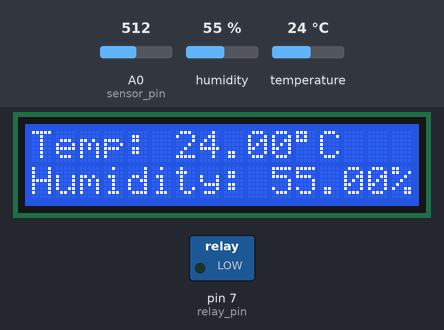
A sketch run on a simulated Arduino Uno, built with avr-gcc and run on an emulated ATmega328P. Shown: 16×2 character LCD, switched loads named in the sketch (green lamp = pin HIGH). The inputs (shaded band) are chosen by the test bench; at power-on: A0 (sensor_pin) = 512, humidity 55 %, temperature 24 °C.

Above: at 1.3 s.
1.4 s: A0 (sensor_pin) set to 709
At 3.0 s:
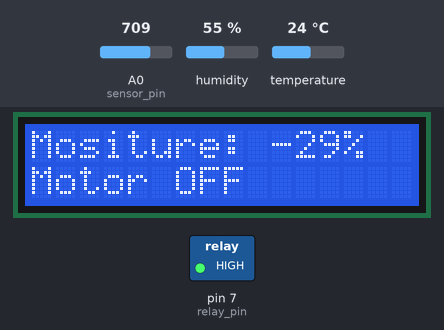
10.9 s: A0 (sensor_pin) set to 735
At 12.3 s:
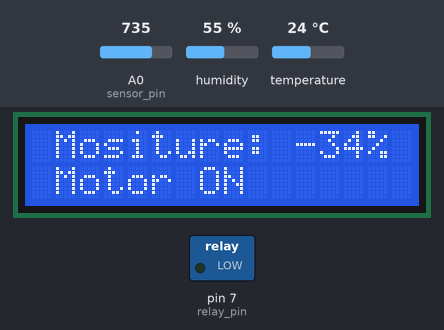
20.2 s: humidity set to 22 %
At 23.7 s:
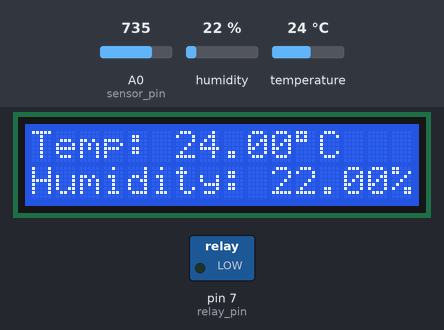
26.8 s: temperature set to 12 °C
At 29.1 s:
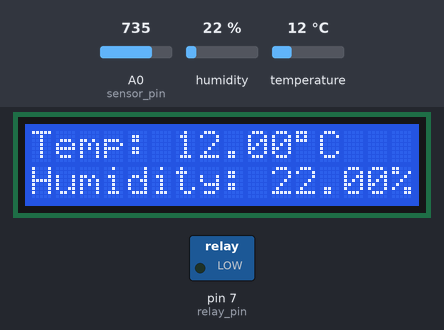
31.4 s: humidity set to 40 %
At 33.3 s:
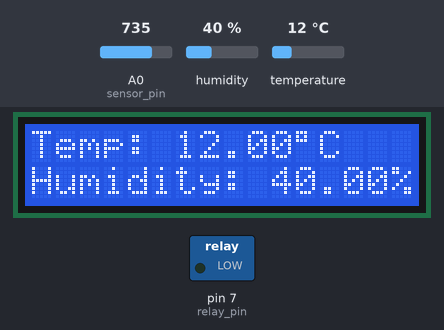
36.0 s: A0 (sensor_pin) set to 716
At 42.9 s:
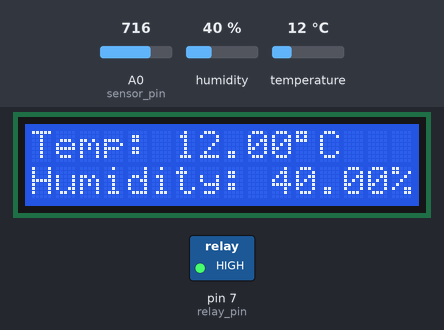
Timing chart, 0 to 44.2 s (numbered marks = the images above; inputs shaded):
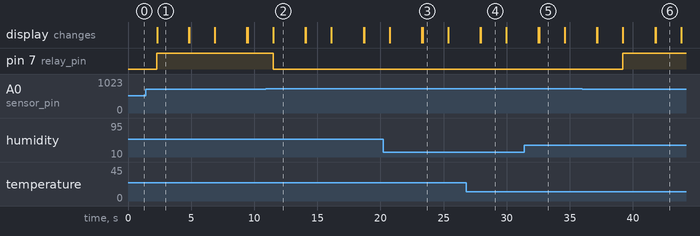

Measured:
- the behaviour switches between 717 and 718 on A0 (sensor_pin) (found by bisection; images 1 and 2)
- after the input at 10.9 s, pin 7 (relay_pin): HIGH → LOW after 0.59 s; the display: changes after 0.60 s (image 2)
- after the input at 36.0 s, pin 7 (relay_pin): LOW → HIGH after 3.2 s; the display: first differs from a run without the input after 3.2 s (image 6 shows a later state)
- what the display in image 1 shows lasts 2.5 s, from 2.3 s to 4.8 s
- what the display in image 3 shows lasts 2.1 s, from 23.3 s to 25.4 s

The sketch:

arduino.ino
```cpp
#include <SoftwareSerial.h>
#include <Wire.h>
#include <dht.h>
#include<LiquidCrystal_I2C.h>

LiquidCrystal_I2C lcd(0x27,16,2);
dht DHT;

#define DHT11_PIN 5
SoftwareSerial bt(8, 9); // RX, TX
int sensor_pin = A0; // Soil Sensor input at Analog PIN A0
int output_value ;
int relay_pin = 7;

void setup(){
  bt.begin(9600);
  lcd.init();
  lcd.init();
  lcd.begin(16,2);
  lcd.backlight();
  lcd.setBacklight(HIGH);
  pinMode(sensor_pin, INPUT);
  pinMode(relay_pin, OUTPUT);


}

void loop(){
  float h=DHT.humidity;
  float t=DHT.temperature;
  float m=analogRead(sensor_pin);
  m = map(m, 550,10,0,100);
  String temp = String(t);
  String hum = String(h);
  String moistt = String(m);
  char message1[30];
  (temp+","+moistt+","+hum+",").toCharArray(message1,30);
  char message2[30];
  (temp+","+moistt+","+hum+",").toCharArray(message2,30);
  int chk = DHT.read11(DHT11_PIN);
  lcd.setCursor(0,0);
  lcd.print("Temp: ");
  lcd.print(DHT.temperature);
  lcd.print((char)223);
  lcd.print("C");

  lcd.setCursor(0,1);
  lcd.print("Humidity: ");
  lcd.print(DHT.humidity);
  lcd.print("%");
  delay(2000);

  lcd.setCursor(23,0);
  lcd.autoscroll();
  output_value= analogRead(sensor_pin);
  output_value = map(output_value,550,10,0,100);
  lcd.print("Mositure: ");
  lcd.print(output_value);
  lcd.print("%");

  lcd.setCursor(23,1);
  if(output_value<-30){
  digitalWrite(relay_pin, LOW);
  lcd.print("Motor ON");
 }
 else
 {
  digitalWrite(relay_pin, HIGH);
  lcd.print("Motor OFF");
 }
  bt.write(message1);
  bt.write(message2);
  delay(2500);
  lcd.noAutoscroll();
  lcd.clear();
}
```
